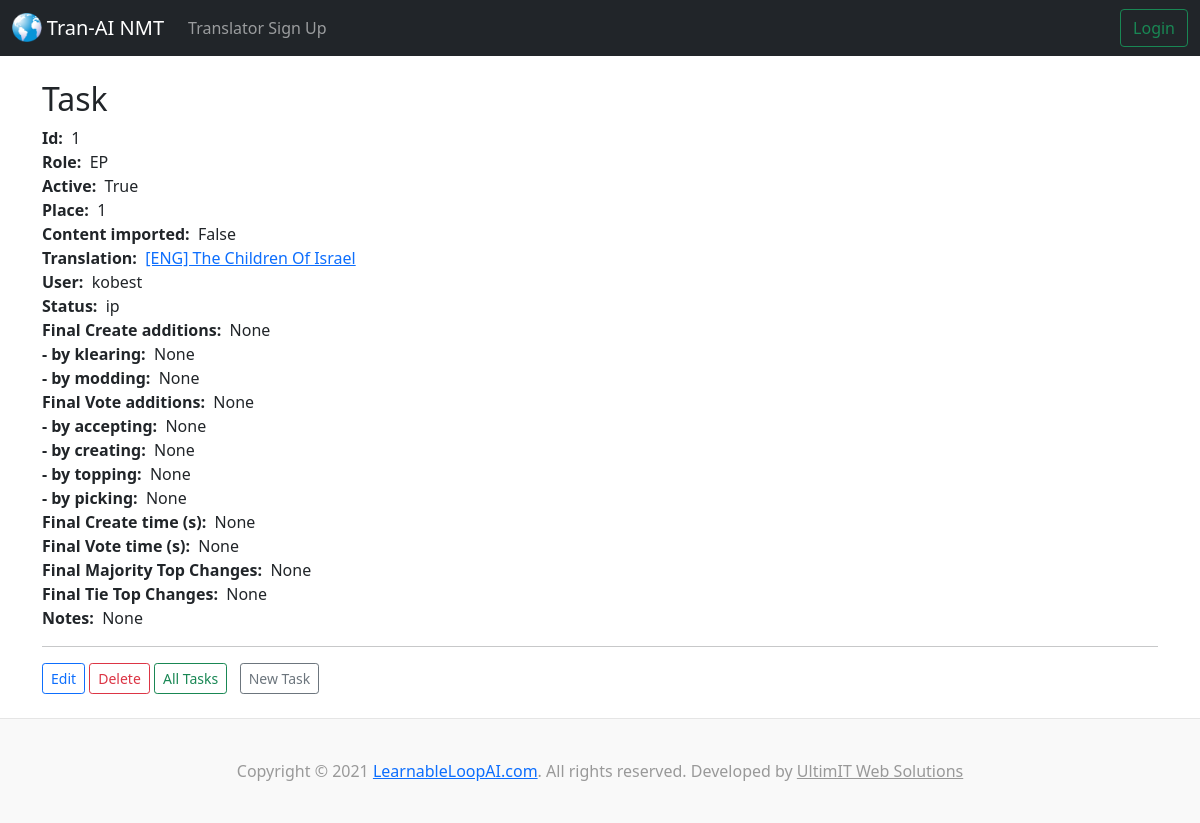
/tasks/1/, run on the app's committed database.
### tranai/models.py (models this page shows)
class Task(models.Model):
  class Role(models.TextChoices):
    EP = 'EP', _('English Provider (EP)')
    EE = 'EE', _('English Editor (EE)')
    NT = 'NT', _('No Translator (NT)')
    MT = 'MT', _('Machine Translator (MT)')
    HT = 'HT', _('Human Translator (HT)')
    TE = 'TE', _('Translation Editor (TE)')
    SE = 'SE', _('Scripture Editor (SE)')
    PE = 'PE', _('Poetry Editor (PE)')
    CE = 'CE', _('Chief Editor (CE)')
    LA = 'LA', _('Language Administrator (LA)')
  class Status(models.TextChoices):
    ip = 'ip', _('In Process (ip)')
    cd = 'cd', _('Completed (cd)')
    te = 'te', _('TE editing (te)')
    ce = 'ce', _('CE editing (ce)')
    qe = 'qe', _('QE editing (qe)')
    pg = 'pg', _('Publishing (pg)')
    pd = 'pd', _('Published (pd)')
    pr = 'pr', _('Pruned (pr)')
  translation = models.ForeignKey(Translation, blank=False, null=False, on_delete=models.DO_NOTHING, related_name='tasks')
  user = models.ForeignKey(settings.AUTH_USER_MODEL, blank=False, null=False, on_delete=models.DO_NOTHING, related_name='tasks') #for accounts app
  role = models.CharField('Role', max_length=2, validators=[MinLengthValidator(2), MaxLengthValidator(2)], choices=Role.choices, default=Role.TE, blank=False, null=False,)
  active = models.BooleanField('Active', default=False)
  place = models.IntegerField('Place', default=1, validators=[MinValueValidator(1)], blank=False, null=False,)
  ci = models.BooleanField('Content imported', default=False)
  status = models.CharField('Status', max_length=2, validators=[MinLengthValidator(2), MaxLengthValidator(2)], choices=Status.choices, default=Status.ip, blank=False, null=False,)
  ccs = models.IntegerField('Final Create additions', blank=True, null=True,)
  ccs_k = models.IntegerField('- by klearing', blank=True, null=True,)
  ccs_m = models.IntegerField('- by modding', blank=True, null=True,)
  vcs = models.IntegerField('Final Vote additions', blank=True, null=True,)
  vcs_a = models.IntegerField('- by accepting', blank=True, null=True,)
  vcs_c = models.IntegerField('- by creating', blank=True, null=True,)
  vcs_t = models.IntegerField('- by topping', blank=True, null=True,)
  vcs_p = models.IntegerField('- by picking', blank=True, null=True,)
  ct = models.IntegerField('Final Create time (s)', blank=True, null=True,)
  vt = models.IntegerField('Final Vote time (s)', blank=True, null=True,)
  majtes = models.IntegerField('Final Majority Top Changes', blank=True, null=True,)
  tietes = models.IntegerField('Final Tie Top Changes', blank=True, null=True,)
  notes = models.CharField('Notes', max_length=200, blank=True, null=True,)
  def __str__(self):
    return f"[{self.translation.lan} {self.translation.blkc}.{self.translation.subc}.{self.translation.senc}.{self.translation.xcrip}] {self.translation.document.descriptor} {self.translation.document.title} ({self.translation.version}) ({self.role}) {self.user.username} {self.place}"

class Translation(models.Model):
  class Transcription(models.TextChoices):
    ANDES = 'A', _('Andes')
    MAMALIS = 'M', _('Mamalis')
  lan = models.CharField('Language', max_length=3)
  tran_title = models.CharField('Translated title', max_length=70)
  descrip = models.TextField('Description', blank=True, null=True, max_length=500)
  blkc = models.IntegerField('Block count')
  subc = models.IntegerField('Sub-block count')
  senc = models.IntegerField('Sentence count')
  xcrip = models.CharField('Transcription', max_length=1, choices=Transcription.choices, default=Transcription.ANDES, blank=False,)
  li = models.BooleanField('Lookup imported (eng) / translate contributions randomized (oth)')
  pubdate = models.DateField('Publication date', default=datetime.date.today)
  version = models.CharField('Version', max_length=20)
  document = models.ForeignKey(Document, blank=True, null=True, on_delete=models.CASCADE, related_name='translations')
  eng_tran = models.ForeignKey('self', blank=True, null=True, on_delete=models.CASCADE,)
  def __str__(self):
    return self.tran_title

### accounts/models.py (models this page shows)
class CustomUser(AbstractBaseUser, PermissionsMixin):
    email = models.EmailField(_('email address'), unique=True)
    username = models.CharField(_('username'), max_length=6, default='')
    admin = models.BooleanField(default=False)
    is_staff = models.BooleanField(default=False)
    is_active = models.BooleanField(default=True)
    created_at = models.DateTimeField(default=timezone.now)
    cur_task = models.ForeignKey(Task, blank=True, null=True, on_delete=models.CASCADE)
    USERNAME_FIELD = 'email'
    REQUIRED_FIELDS = []
    objects = CustomUserManager()
    def __str__(self):
        return self.username

### tranai/views.py (the view)
# urls.py: path('tasks/<task_id>/', views.show_task, name='show-task'),
def show_task(request, task_id):
  task = Task.objects.get(pk=task_id)
  return render(request, 'tranai/show_task.html', {'task': task})

### tranai/templates/tranai/show_task.html (shortened to what this page needs)
{% extends 'tranai/base.html' %}
{% block content %}
  <h2>Task</h2>
  <strong>Id:</strong>&nbsp;&nbsp;{{ task.id }}<br>
  <strong>Role:</strong>&nbsp;&nbsp;{{ task.role }}<br>
  <strong>Active:</strong>&nbsp;&nbsp;{{ task.active }}<br>
  <strong>Place:</strong>&nbsp;&nbsp;{{ task.place }}<br>
  <strong>Content imported:</strong>&nbsp;&nbsp;{{ task.ci }}<br>
  <strong>Translation:</strong>&nbsp;&nbsp;<a href="{% url 'show-document-translation' task.translation.document.id task.translation.id %}">{{ task.translation }}</a><br>
  <strong>User:</strong>&nbsp;&nbsp;{{ task.user }}<br>
  <strong>Status:</strong>&nbsp;&nbsp;{{ task.status }}<br>
  <strong>Final Create additions:</strong>&nbsp;&nbsp;{{ task.ccs }}<br>
  <strong>- by klearing:</strong>&nbsp;&nbsp;{{ task.ccs_k }}<br>
  <strong>- by modding:</strong>&nbsp;&nbsp;{{ task.ccs_m }}<br>
  <strong>Final Vote additions:</strong>&nbsp;&nbsp;{{ task.vcs }}<br>
  <strong>- by accepting:</strong>&nbsp;&nbsp;{{ task.vcs_a }}<br>
  <strong>- by creating:</strong>&nbsp;&nbsp;{{ task.vcs_c }}<br>
  <strong>- by topping:</strong>&nbsp;&nbsp;{{ task.vcs_t }}<br>
  <strong>- by picking:</strong>&nbsp;&nbsp;{{ task.vcs_p }}<br>
  <strong>Final Create time (s):</strong>&nbsp;&nbsp;{{ task.ct }}<br>
  <strong>Final Vote time (s):</strong>&nbsp;&nbsp;{{ task.vt }}<br>
  <strong>Final Majority Top Changes:</strong>&nbsp;&nbsp;{{ task.majtes }}<br>
  <strong>Final Tie Top Changes:</strong>&nbsp;&nbsp;{{ task.tietes }}<br>
  <strong>Notes:</strong>&nbsp;&nbsp;{{ task.notes }}<br>
  <hr>
  <a class="btn btn-outline-primary btn-sm" href="{% url 'update-task' task.id %}">Edit</a>
  <a class="btn btn-outline-danger btn-sm" href="{% url 'delete-task' task.id %}">Delete</a>
  <a class="btn btn-outline-success btn-sm" href="{% url 'index-tasks' %}">All Tasks</a>
  <a class="btn btn-outline-secondary btn-sm" href="{% url 'create-task' %}">New Task</a>
{% endblock %}

### data on the page
Task: id "1", role "EP", active "True", place "1", ci "False", translation "[ENG] The Children Of Israel", user "kobest", status "ip", ccs "None", ccs_k "None", ccs_m "None", vcs "None", vcs_a "None", vcs_c "None", vcs_t "None", vcs_p "None", ct "None", vt "None", majtes "None", tietes "None", notes "None"
